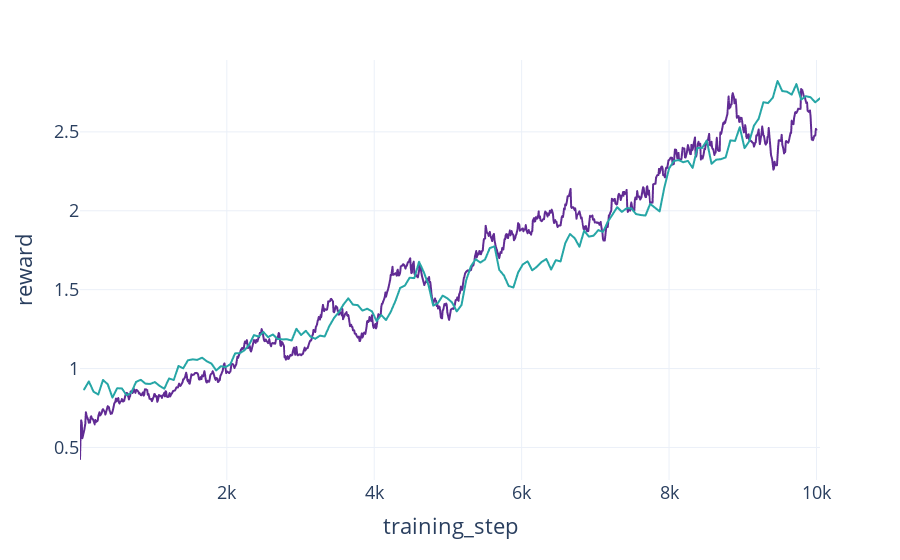

Notebook cell for this chart:
### Code cell
fig.update_layout(showlegend=False)

### Figure 1 — Plotly figure (JSON) as saved in the notebook; plotly's stock layout.template omitted (floating-point values rounded to 4 significant figures; data arrays with more than 128 entries replaced by an {"elided": "..."} marker saying what was removed)
{"data": [{"hovertemplate": "model=improved reward<br>training_step=%{x}<br>reward=%{y}<extra></extra>", "legendgroup": "improved reward", "line": {"color": "#612b94", "dash": "solid"}, "marker": {"symbol": "circle"}, "mode": "lines", "name": "improved reward", "showlegend": true, "type": "scattergl", "x": {"elided": "1000 int values"}, "xaxis": "x", "y": {"elided": "1000 float values"}, "yaxis": "y"}, {"hovertemplate": "model=maskable + improved reward<br>training_step=%{x}<br>reward=%{y}<extra></extra>", "legendgroup": "maskable + improved reward", "line": {"color": "#26a6a6", "dash": "solid"}, "marker": {"symbol": "circle"}, "mode": "lines", "name": "maskable + improved reward", "showlegend": true, "type": "scattergl", "x": {"elided": "157 int values"}, "xaxis": "x", "y": {"elided": "157 float values"}, "yaxis": "y"}], "layout": {"font": {"size": 18}, "legend": {"title": {"font": {"size": 18}, "text": "model"}, "tracegroupgap": 0}, "margin": {"t": 60}, "showlegend": false, "xaxis": {"anchor": "y", "domain": [0, 1], "tickfont": {"size": 18}, "title": {"font": {"size": 22}, "text": "training_step"}}, "yaxis": {"anchor": "x", "domain": [0, 1], "tickfont": {"size": 18}, "title": {"font": {"size": 22}, "text": "reward"}}}}
